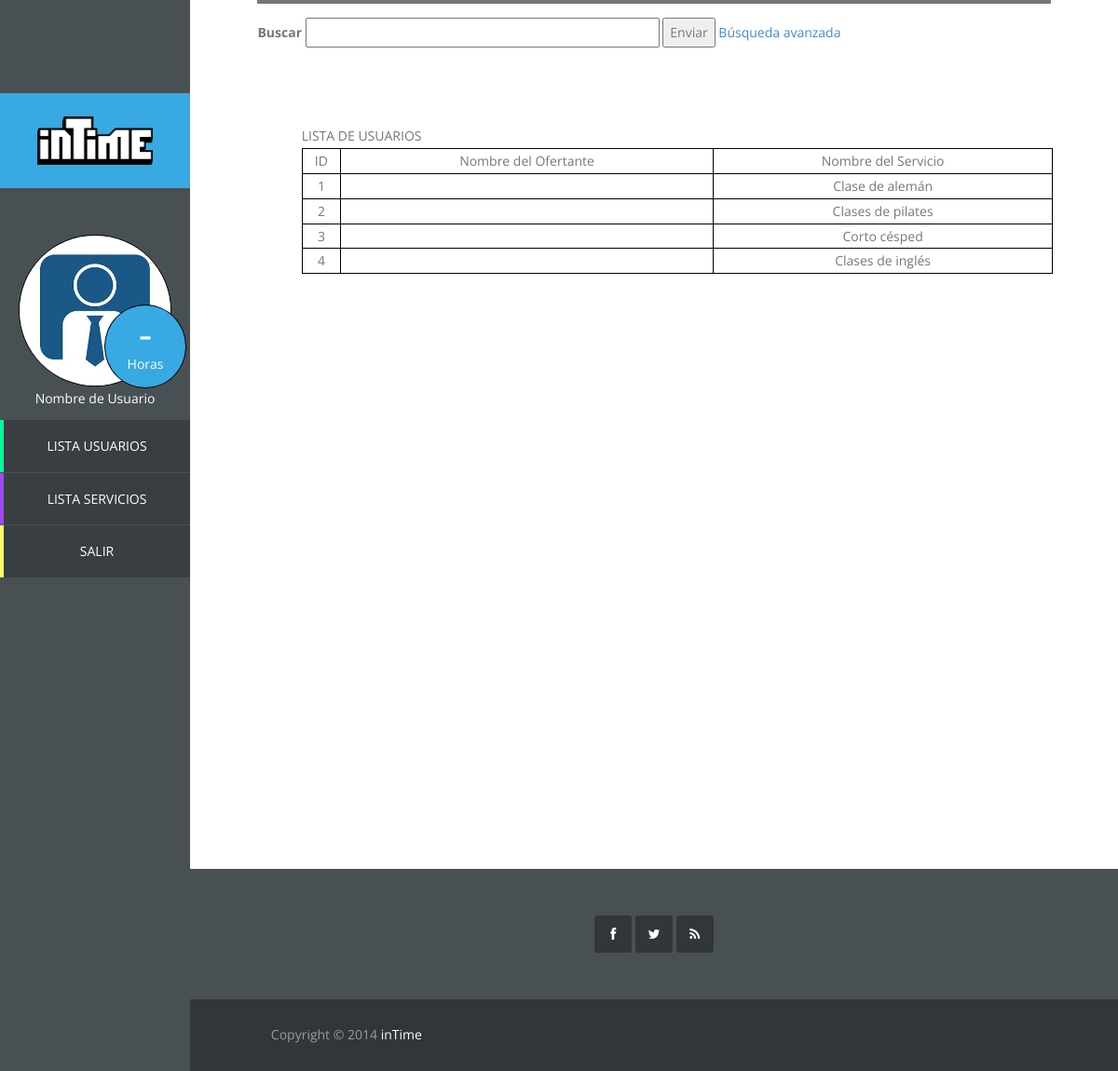
Page /vista/serviciosadmin.php on the committed database.
### tables this page shows
CREATE TABLE IF NOT EXISTS `servicio` (
  `id_servicio` int(11) NOT NULL AUTO_INCREMENT,
  `id_usuario` int(11) NOT NULL,
  `nombre_servicio` varchar(50) NOT NULL,
  `descripcion` varchar(1000) DEFAULT NULL,
  `horas` int(11) NOT NULL,
  `foto` blob,
  `id_categoria` int(11) NOT NULL,
  PRIMARY KEY (`id_servicio`),
  KEY `id_usuario` (`id_usuario`),
  KEY `id_categoria` (`id_categoria`)
);

### controlador/opbasededatos.php (called while the page is built, shortened)
<?php
class Mysql{
	private $host="localhost";
	private $user="root";
    private $clave="";
	public function conectar(){
        $this->conexion=mysqli_connect($this->host,$this->user,$this->clave);
    }
	public function mostrar_todos_servicios(){
		$enlace = $this->conectar();
		$consulta = "SELECT id_servicio, nombre_servicio FROM servicio";
		$resultado = mysqli_query($enlace, $consulta);
		return $resultado;
	}
}

### vista/serviciosadmin.php (the view, shortened to what this page needs)
<!DOCTYPE html>
<?php
require_once '../controlador/opbasededatos.php';
?>
<html lang="es">
	<head>
		<link rel="stylesheet" href="css/bootstrap.min.css">
		<link rel="stylesheet" href="css/font-awesome.min.css">
		<link rel="stylesheet" href="css/templatemo_misc.css">
		<link rel="stylesheet" href="css/templatemo_style.css">
	</head>
	<body>
		<?php include "sidebaradmin.php"
		?>
		<div id="main-content">
			<div id="templatemo">
				<div class="section-content">
					<div class="row">
						<div class="col-md-12">
							<div class="section-title">
								<div class="buscador">
									<form class="buscador-form" method="get" action="busqueda.php" accept-charset="utf-8">
										<label>Buscar</label>
										<input type="text" name="nombrebusq" size="50">
										<button type="submit" name="submit">
											Enviar
										</button>
										<a href="">Búsqueda avanzada</a>
									</form>
								</div>
							</div>
						</div>
					</div>
					<div class="panel-admin">
						<div class="lista-admin">
							<table>
								<?php
								$BDD = new Mysql();
								$resultado = $BDD->mostrar_todos_servicios();
								echo "<table border='1' cellpadding='2' cellspacing='2'";
								echo "<tr><td>ID</td><td>Nombre del Ofertante</td><td>Nombre del Servicio</td>";
								while ($row = mysqli_fetch_array($resultado)) {
							        echo "<tr>";
							        echo "<td>".$row["id_servicio"]."</td>";
							        echo "<td>".$row["nombre_usuario"]."</td>";
							        echo "<td>".$row["nombre_servicio"]."</td>";
							        echo "</tr>";
								}
								?>
								</table>
					</div>
				</div>
			</div>
			<?php include 'footer.php'
			?>
		</div>
	</body>
</html>

### vista/css/templatemo_style.css (style rules this page uses)
body { font: 14px/1.85em 'Open Sans', Arial, Helvetice Neue, sans-serif; color: #777777; font-weight: 300px; font-style: normal; -webkit-font-smoothing: antialiased; -webkit-text-size-adjust: 100%; }
a, a:hover, a:focus { text-decoration: none; -webkit-transition: all 150ms ease-in; -moz-transition: all 150ms ease-in; -o-transition: all 150ms ease-in; transition: all 150ms ease-in; }
*, *:before, *:after { -moz-box-sizing: border-box; -webkit-box-sizing: border-box; box-sizing: border-box; }
#main-content, .full-width-slider { width: 83%; }
.section-content { padding: 0 7%; margin-bottom: 100px; height: 200%; }
.section-title { border-top: 4px solid; margin-bottom: 80px; }
div.buscador { position: relative; width: 78%; margin-top: 15px; }
#main-content { float: left; width: 83%; height: 100%; margin-left: 17%; overflow: hidden; }
.lista-users table,th,td { text-align:center; }
.lista-admin { padding-left:50px; }
.panel-admin { position: relative; margin-bottom:50px;min-height:700px; }
.lista-admin table,td,th { border: 1px solid black; }
.lista-admin table { width:100%; }

### rows in the picture
servicio: id_servicio "1", nombre_servicio "Clase de alemán"
servicio: id_servicio "2", nombre_servicio "Clases de pilates"
servicio: id_servicio "3", nombre_servicio "Corto césped"
servicio: id_servicio "4", nombre_servicio "Clases de inglés"
